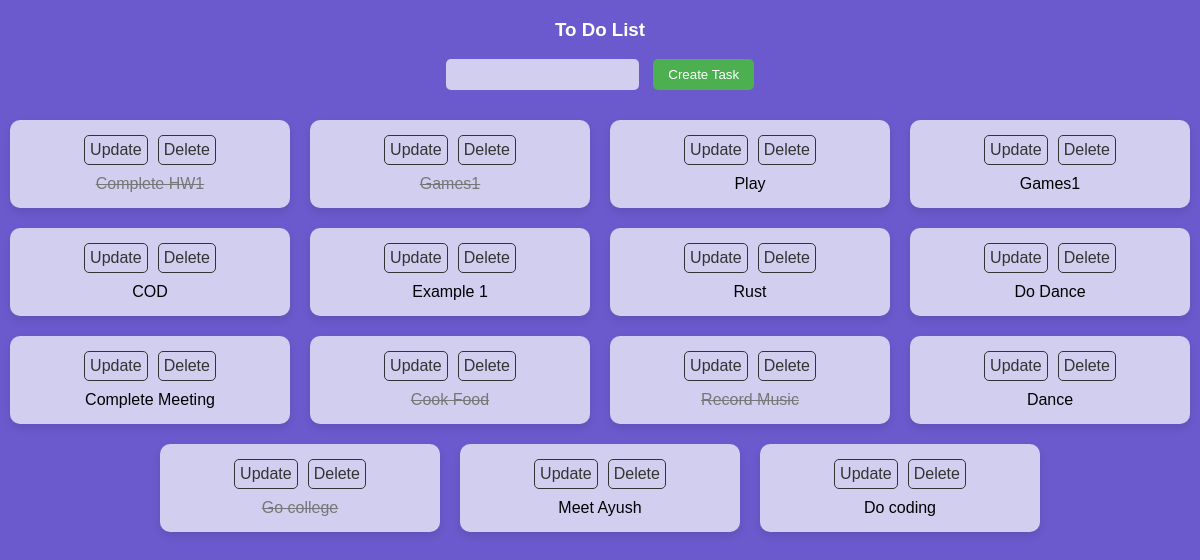
The page / on the database its author committed.
### tasks/models.py (models this page shows)
class Task(models.Model):
    title = models.CharField(max_length=200)
    complete = models.BooleanField(default=False)
    created = models.DateTimeField(auto_now_add=True)
    def __str__(self):
        return self.title

### tasks/views.py (the view)
# urls.py: path('',views.index, name='list'),
def index(request):
    tasks = Task.objects.all()
    form = TaskForm()
    if request.method=='POST':
        form = TaskForm(request.POST)
        if form.is_valid():
            form.save()
        return redirect('/')
    context = {'tasks':tasks, 'form':form}
    return render(request, 'tasks/list.html', context)

### tasks/forms.py
class TaskForm(forms.ModelForm):
    class Meta:
        model = Task
        fields = '__all__'

### tasks/templates/tasks/list.html (shortened to what this page needs)
<!DOCTYPE html>
<html lang="en">
<head>
</head>
<body>
    <h3>To Do List</h3>
    <form method="POST" action="/">
        {{form.title}}
        <input type="submit" value="Create Task">
    </form>
    <div class="task-container">
        {% for task in tasks %}
            <div class="task-card">
                <div class="button-group">
                    <a href="{% url 'update_task' task.id %}">Update</a>
                    <a href="{% url 'delete' task.id %}">Delete</a>
                </div>
                <div class="{% if task.complete %}completed{% endif %}">
                    {{task}}
                </div>
            </div>
        {% endfor %}
    </div>
</body>
</html>

### tasks/templates/tasks/list.html (style rules this page uses)
body { background-color: #6a5acd; font-family: 'Arial', sans-serif; display: flex; flex-direction: column; align-items: center; height: 100vh; margin: 0; }
h3 { text-align: center; color: #fff; }
form { text-align: center; margin-bottom: 20px; }
input[type="text"] { padding: 8px; border: none; border-radius: 5px; background-color: rgba(255, 255, 255, 0.7); margin-right: 10px; }
input[type="submit"] { padding: 8px 15px; border: none; border-radius: 5px; background-color: #4caf50; color: white; cursor: pointer; }
.task-container { display: flex; flex-wrap: wrap; justify-content: center; }
.task-card { background-color: rgba(255, 255, 255, 0.7); padding: 15px; margin: 10px; border-radius: 10px; box-shadow: 0 4px 8px rgba(0, 0, 0, 0.1); display: flex; flex-direction: column; align-items: center; width: 250px; }
.button-group { display: flex; gap: 10px; margin-bottom: 10px; }
a { text-decoration: none; color: #333; padding: 5px; border: 1px solid #333; border-radius: 5px; transition: all 0.3s ease; }
.completed { text-decoration: line-through; color: #777; }

### rows shown on the page
Task: title "Complete HW1"
Task: title "Games1"
Task: title "Play"
Task: title "Games1"
Task: title "COD"
Task: title "Example 1"
Task: title "Rust"
Task: title "Do Dance"
Task: title "Complete Meeting"
Task: title "Cook Food"
Task: title "Record Music"
Task: title "Dance"
Task: title "Go college"
Task: title "Meet Ayush"
Task: title "Do coding"
